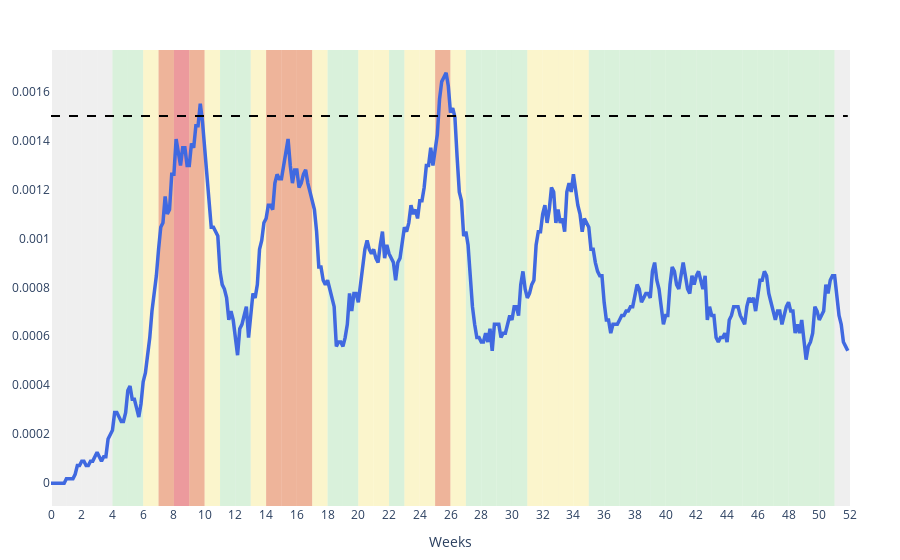

This figure's notebook cell:
### Code cell
from glob import glob
import pickle as pkl
import pandas as pd

H = 3
N = 48
D = 364

files = glob(f'../../data/MCTS_Results/pickles/looser_cost_H{H}_N{N}_D{D}_bfFalse*.pkl')
results = []
print(len(files))
for file in files:
    with open(file, 'rb') as f:
        data, actions, tree = pkl.load(f)
    data = plot_hospitalized(data, actions, 7, file + '.pdf', make_df=False)
    #data = pd.DataFrame([pd.Series(d).value_counts() for d in data])
    #data.fillna(0, inplace=True)
    results.append(data)

### Figure 1 — Plotly figure (JSON) as saved in the notebook; plotly's stock layout.template omitted (floating-point values rounded to 4 significant figures; data arrays with more than 128 entries replaced by an {"elided": "..."} marker saying what was removed)
{"data": [{"line": {"color": "rgb(0.25, 0.41, 0.88)", "width": 3.5}, "name": "hospitalized", "type": "scatter", "x": {"elided": "365 int values"}, "y": {"elided": "364 float values"}}, {"line": {"color": "black", "dash": "dash", "width": 2}, "name": "capacity", "type": "scatter", "x": {"elided": "365 int values"}, "y": {"elided": "364 float values"}}], "layout": {"hovermode": "x", "margin": {"b": 50, "l": 50, "pad": 0, "r": 50, "t": 50}, "plot_bgcolor": "rgb(255,255,255)", "shapes": [{"fillcolor": "rgb(0.86, 0.86, 0.86)", "layer": "below", "line": {"width": 0}, "opacity": 0.45, "type": "rect", "x0": 0, "x1": 7, "xref": "x", "y0": 0, "y1": 1, "yref": "paper"}, {"fillcolor": "rgb(0.86, 0.86, 0.86)", "layer": "below", "line": {"width": 0}, "opacity": 0.45, "type": "rect", "x0": 7, "x1": 14, "xref": "x", "y0": 0, "y1": 1, "yref": "paper"}, {"fillcolor": "rgb(0.86, 0.86, 0.86)", "layer": "below", "line": {"width": 0}, "opacity": 0.45, "type": "rect", "x0": 14, "x1": 21, "xref": "x", "y0": 0, "y1": 1, "yref": "paper"}, {"fillcolor": "rgb(0.86, 0.86, 0.86)", "layer": "below", "line": {"width": 0}, "opacity": 0.45, "type": "rect", "x0": 21, "x1": 28, "xref": "x", "y0": 0, "y1": 1, "yref": "paper"}, {"fillcolor": "rgb(0.67, 0.88, 0.69)", "layer": "below", "line": {"width": 0}, "opacity": 0.45, "type": "rect", "x0": 28, "x1": 35, "xref": "x", "y0": 0, "y1": 1, "yref": "paper"}, {"fillcolor": "rgb(0.67, 0.88, 0.69)", "layer": "below", "line": {"width": 0}, "opacity": 0.45, "type": "rect", "x0": 35, "x1": 42, "xref": "x", "y0": 0, "y1": 1, "yref": "paper"}, {"fillcolor": "rgb(0.97, 0.91, 0.56)", "layer": "below", "line": {"width": 0}, "opacity": 0.45, "type": "rect", "x0": 42, "x1": 49, "xref": "x", "y0": 0, "y1": 1, "yref": "paper"}, {"fillcolor": "rgb(0.85, 0.35, 0.13)", "layer": "below", "line": {"width": 0}, "opacity": 0.45, "type": "rect", "x0": 49, "x1": 56, "xref": "x", "y0": 0, "y1": 1, "yref": "paper"}, {"fillcolor": "rgb(0.83, 0.13, 0.15)", "layer": "below", "line": {"width": 0}, "opacity": 0.45, "type": "rect", "x0": 56, "x1": 63, "xref": "x", "y0": 0, "y1": 1, "yref": "paper"}, {"fillcolor": "rgb(0.85, 0.35, 0.13)", "layer": "below", "line": {"width": 0}, "opacity": 0.45, "type": "rect", "x0": 63, "x1": 70, "xref": "x", "y0": 0, "y1": 1, "yref": "paper"}, {"fillcolor": "rgb(0.97, 0.91, 0.56)", "layer": "below", "line": {"width": 0}, "opacity": 0.45, "type": "rect", "x0": 70, "x1": 77, "xref": "x", "y0": 0, "y1": 1, "yref": "paper"}, {"fillcolor": "rgb(0.67, 0.88, 0.69)", "layer": "below", "line": {"width": 0}, "opacity": 0.45, "type": "rect", "x0": 77, "x1": 84, "xref": "x", "y0": 0, "y1": 1, "yref": "paper"}, {"fillcolor": "rgb(0.67, 0.88, 0.69)", "layer": "below", "line": {"width": 0}, "opacity": 0.45, "type": "rect", "x0": 84, "x1": 91, "xref": "x", "y0": 0, "y1": 1, "yref": "paper"}, {"fillcolor": "rgb(0.97, 0.91, 0.56)", "layer": "below", "line": {"width": 0}, "opacity": 0.45, "type": "rect", "x0": 91, "x1": 98, "xref": "x", "y0": 0, "y1": 1, "yref": "paper"}, {"fillcolor": "rgb(0.85, 0.35, 0.13)", "layer": "below", "line": {"width": 0}, "opacity": 0.45, "type": "rect", "x0": 98, "x1": 105, "xref": "x", "y0": 0, "y1": 1, "yref": "paper"}, {"fillcolor": "rgb(0.85, 0.35, 0.13)", "layer": "below", "line": {"width": 0}, "opacity": 0.45, "type": "rect", "x0": 105, "x1": 112, "xref": "x", "y0": 0, "y1": 1, "yref": "paper"}, {"fillcolor": "rgb(0.85, 0.35, 0.13)", "layer": "below", "line": {"width": 0}, "opacity": 0.45, "type": "rect", "x0": 112, "x1": 119, "xref": "x", "y0": 0, "y1": 1, "yref": "paper"}, {"fillcolor": "rgb(0.97, 0.91, 0.56)", "layer": "below", "line": {"width": 0}, "opacity": 0.45, "type": "rect", "x0": 119, "x1": 126, "xref": "x", "y0": 0, "y1": 1, "yref": "paper"}, {"fillcolor": "rgb(0.67, 0.88, 0.69)", "layer": "below", "line": {"width": 0}, "opacity": 0.45, "type": "rect", "x0": 126, "x1": 133, "xref": "x", "y0": 0, "y1": 1, "yref": "paper"}, {"fillcolor": "rgb(0.67, 0.88, 0.69)", "layer": "below", "line": {"width": 0}, "opacity": 0.45, "type": "rect", "x0": 133, "x1": 140, "xref": "x", "y0": 0, "y1": 1, "yref": "paper"}, {"fillcolor": "rgb(0.97, 0.91, 0.56)", "layer": "below", "line": {"width": 0}, "opacity": 0.45, "type": "rect", "x0": 140, "x1": 147, "xref": "x", "y0": 0, "y1": 1, "yref": "paper"}, {"fillcolor": "rgb(0.97, 0.91, 0.56)", "layer": "below", "line": {"width": 0}, "opacity": 0.45, "type": "rect", "x0": 147, "x1": 154, "xref": "x", "y0": 0, "y1": 1, "yref": "paper"}, {"fillcolor": "rgb(0.67, 0.88, 0.69)", "layer": "below", "line": {"width": 0}, "opacity": 0.45, "type": "rect", "x0": 154, "x1": 161, "xref": "x", "y0": 0, "y1": 1, "yref": "paper"}, {"fillcolor": "rgb(0.97, 0.91, 0.56)", "layer": "below", "line": {"width": 0}, "opacity": 0.45, "type": "rect", "x0": 161, "x1": 168, "xref": "x", "y0": 0, "y1": 1, "yref": "paper"}, {"fillcolor": "rgb(0.97, 0.91, 0.56)", "layer": "below", "line": {"width": 0}, "opacity": 0.45, "type": "rect", "x0": 168, "x1": 175, "xref": "x", "y0": 0, "y1": 1, "yref": "paper"}, {"fillcolor": "rgb(0.85, 0.35, 0.13)", "layer": "below", "line": {"width": 0}, "opacity": 0.45, "type": "rect", "x0": 175, "x1": 182, "xref": "x", "y0": 0, "y1": 1, "yref": "paper"}, {"fillcolor": "rgb(0.97, 0.91, 0.56)", "layer": "below", "line": {"width": 0}, "opacity": 0.45, "type": "rect", "x0": 182, "x1": 189, "xref": "x", "y0": 0, "y1": 1, "yref": "paper"}, {"fillcolor": "rgb(0.67, 0.88, 0.69)", "layer": "below", "line": {"width": 0}, "opacity": 0.45, "type": "rect", "x0": 189, "x1": 196, "xref": "x", "y0": 0, "y1": 1, "yref": "paper"}, {"fillcolor": "rgb(0.67, 0.88, 0.69)", "layer": "below", "line": {"width": 0}, "opacity": 0.45, "type": "rect", "x0": 196, "x1": 203, "xref": "x", "y0": 0, "y1": 1, "yref": "paper"}, {"fillcolor": "rgb(0.67, 0.88, 0.69)", "layer": "below", "line": {"width": 0}, "opacity": 0.45, "type": "rect", "x0": 203, "x1": 210, "xref": "x", "y0": 0, "y1": 1, "yref": "paper"}, {"fillcolor": "rgb(0.67, 0.88, 0.69)", "layer": "below", "line": {"width": 0}, "opacity": 0.45, "type": "rect", "x0": 210, "x1": 217, "xref": "x", "y0": 0, "y1": 1, "yref": "paper"}, {"fillcolor": "rgb(0.97, 0.91, 0.56)", "layer": "below", "line": {"width": 0}, "opacity": 0.45, "type": "rect", "x0": 217, "x1": 224, "xref": "x", "y0": 0, "y1": 1, "yref": "paper"}, {"fillcolor": "rgb(0.97, 0.91, 0.56)", "layer": "below", "line": {"width": 0}, "opacity": 0.45, "type": "rect", "x0": 224, "x1": 231, "xref": "x", "y0": 0, "y1": 1, "yref": "paper"}, {"fillcolor": "rgb(0.97, 0.91, 0.56)", "layer": "below", "line": {"width": 0}, "opacity": 0.45, "type": "rect", "x0": 231, "x1": 238, "xref": "x", "y0": 0, "y1": 1, "yref": "paper"}, {"fillcolor": "rgb(0.97, 0.91, 0.56)", "layer": "below", "line": {"width": 0}, "opacity": 0.45, "type": "rect", "x0": 238, "x1": 245, "xref": "x", "y0": 0, "y1": 1, "yref": "paper"}, {"fillcolor": "rgb(0.67, 0.88, 0.69)", "layer": "below", "line": {"width": 0}, "opacity": 0.45, "type": "rect", "x0": 245, "x1": 252, "xref": "x", "y0": 0, "y1": 1, "yref": "paper"}, {"fillcolor": "rgb(0.67, 0.88, 0.69)", "layer": "below", "line": {"width": 0}, "opacity": 0.45, "type": "rect", "x0": 252, "x1": 259, "xref": "x", "y0": 0, "y1": 1, "yref": "paper"}, {"fillcolor": "rgb(0.67, 0.88, 0.69)", "layer": "below", "line": {"width": 0}, "opacity": 0.45, "type": "rect", "x0": 259, "x1": 266, "xref": "x", "y0": 0, "y1": 1, "yref": "paper"}, {"fillcolor": "rgb(0.67, 0.88, 0.69)", "layer": "below", "line": {"width": 0}, "opacity": 0.45, "type": "rect", "x0": 266, "x1": 273, "xref": "x", "y0": 0, "y1": 1, "yref": "paper"}, {"fillcolor": "rgb(0.67, 0.88, 0.69)", "layer": "below", "line": {"width": 0}, "opacity": 0.45, "type": "rect", "x0": 273, "x1": 280, "xref": "x", "y0": 0, "y1": 1, "yref": "paper"}, {"fillcolor": "rgb(0.67, 0.88, 0.69)", "layer": "below", "line": {"width": 0}, "opacity": 0.45, "type": "rect", "x0": 280, "x1": 287, "xref": "x", "y0": 0, "y1": 1, "yref": "paper"}, {"fillcolor": "rgb(0.67, 0.88, 0.69)", "layer": "below", "line": {"width": 0}, "opacity": 0.45, "type": "rect", "x0": 287, "x1": 294, "xref": "x", "y0": 0, "y1": 1, "yref": "paper"}, {"fillcolor": "rgb(0.67, 0.88, 0.69)", "layer": "below", "line": {"width": 0}, "opacity": 0.45, "type": "rect", "x0": 294, "x1": 301, "xref": "x", "y0": 0, "y1": 1, "yref": "paper"}, {"fillcolor": "rgb(0.67, 0.88, 0.69)", "layer": "below", "line": {"width": 0}, "opacity": 0.45, "type": "rect", "x0": 301, "x1": 308, "xref": "x", "y0": 0, "y1": 1, "yref": "paper"}, {"fillcolor": "rgb(0.67, 0.88, 0.69)", "layer": "below", "line": {"width": 0}, "opacity": 0.45, "type": "rect", "x0": 308, "x1": 315, "xref": "x", "y0": 0, "y1": 1, "yref": "paper"}, {"fillcolor": "rgb(0.67, 0.88, 0.69)", "layer": "below", "line": {"width": 0}, "opacity": 0.45, "type": "rect", "x0": 315, "x1": 322, "xref": "x", "y0": 0, "y1": 1, "yref": "paper"}, {"fillcolor": "rgb(0.67, 0.88, 0.69)", "layer": "below", "line": {"width": 0}, "opacity": 0.45, "type": "rect", "x0": 322, "x1": 329, "xref": "x", "y0": 0, "y1": 1, "yref": "paper"}, {"fillcolor": "rgb(0.67, 0.88, 0.69)", "layer": "below", "line": {"width": 0}, "opacity": 0.45, "type": "rect", "x0": 329, "x1": 336, "xref": "x", "y0": 0, "y1": 1, "yref": "paper"}, {"fillcolor": "rgb(0.67, 0.88, 0.69)", "layer": "below", "line": {"width": 0}, "opacity": 0.45, "type": "rect", "x0": 336, "x1": 343, "xref": "x", "y0": 0, "y1": 1, "yref": "paper"}, {"fillcolor": "rgb(0.67, 0.88, 0.69)", "layer": "below", "line": {"width": 0}, "opacity": 0.45, "type": "rect", "x0": 343, "x1": 350, "xref": "x", "y0": 0, "y1": 1, "yref": "paper"}, {"fillcolor": "rgb(0.67, 0.88, 0.69)", "layer": "below", "line": {"width": 0}, "opacity": 0.45, "type": "rect", "x0": 350, "x1": 357, "xref": "x", "y0": 0, "y1": 1, "yref": "paper"}, {"fillcolor": "rgb(0.86, 0.86, 0.86)", "layer": "below", "line": {"width": 0}, "opacity": 0.45, "type": "rect", "x0": 357, "x1": 364, "xref": "x", "y0": 0, "y1": 1, "yref": "paper"}], "showlegend": false, "xaxis": {"showgrid": false, "tickmode": "array", "ticktext": [0, 2, 4, 6, 8, 10, 12, 14, 16, 18, 20, 22, 24, 26, 28, 30, 32, 34, 36, 38, 40, 42, 44, 46, 48, 50, 52], "tickvals": [0, 14, 28, 42, 56, 70, 84, 98, 112, 126, 140, 154, 168, 182, 196, 210, 224, 238, 252, 266, 280, 294, 308, 322, 336, 350, 364], "title": {"text": "Weeks"}}, "yaxis": {"automargin": true, "showgrid": false, "zeroline": false}}}
